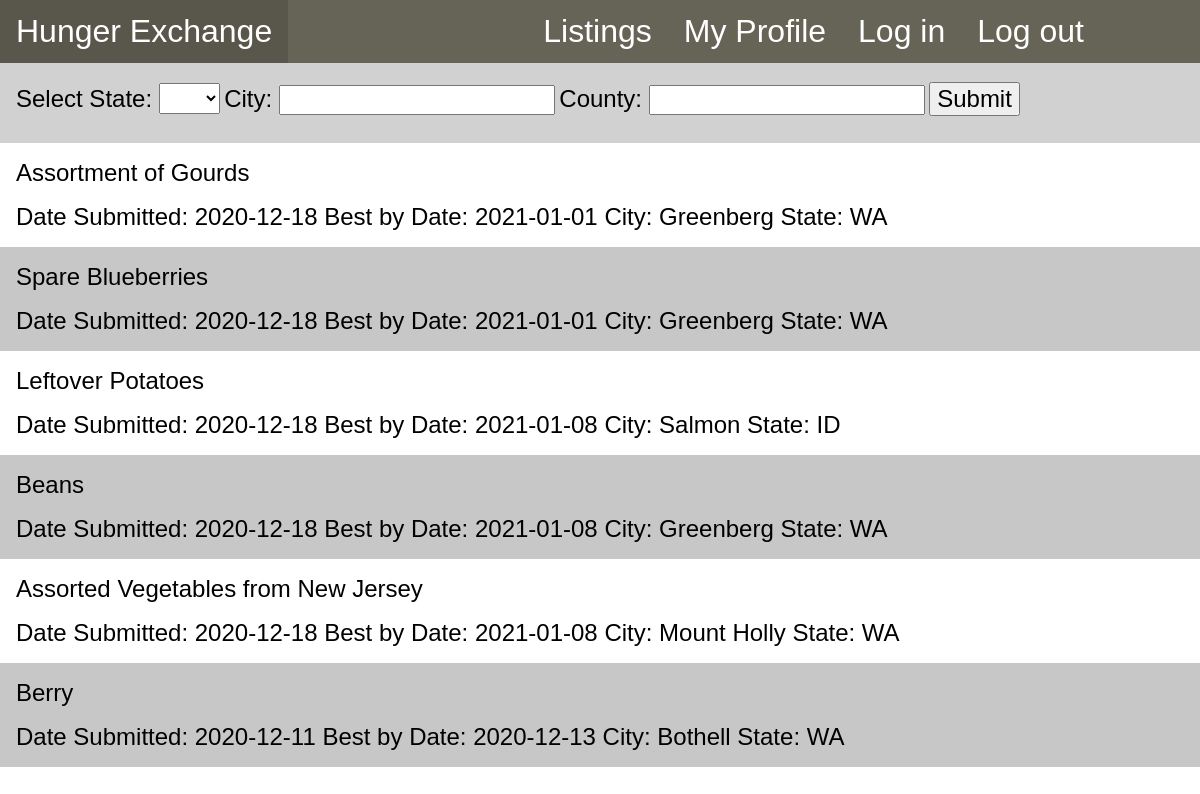
The page /producelist.php on the database its author committed.
### tables this page shows
CREATE TABLE `listing` (
  `idListing` int(11) NOT NULL,
  `listingDesc` text,
  `listingDate` date NOT NULL,
  `bestByDate` date DEFAULT NULL,
  `city` char(255) DEFAULT NULL,
  `county` char(255) DEFAULT NULL,
  `state` char(255) DEFAULT NULL,
  `listingTitle` varchar(255) DEFAULT NULL,
  `address1` varchar(255) DEFAULT NULL,
  `address2` varchar(255) DEFAULT NULL,
  `lsImage` varchar(255) DEFAULT NULL
);

### producelist.php (the view, shortened to what this page needs)
<?php
require_once 'config.inc.php';
 ?>
<head>
  <link rel="stylesheet" href = "listinglist.css">
  <?php
  require_once 'navbar.php';
  ?>
</head>
<body>
  <?php
    $states = array('','AL', 'AK', 'AZ', 'AR', 'CA', 'CO', 'CT', 'DE', 'DC',
  'FL', 'GA', 'HI', 'ID', 'IL', 'IN', 'IA', 'KS', 'KY', 'LA', 'MA', 'MI',
  'MN', 'MS', 'MO', 'MT', 'NM', 'NY', 'NC', 'ND', 'OH','OK', 'OR', 'PA',
  'RI', 'SC', 'SD', 'TN', 'TX', 'UT','VT','VA','WA','WV','WI', 'WY', 'PR');
   ?>
 <div class = "listingfilter">
  <form method = "get" action=<?php echo(htmlspecialchars($_SERVER["PHP_SELF"]));?>>
    <label for="statefilter">Select State: </label><select id="statefilter" name="statefilter">
    <?php foreach ($states as $abr):
      echo('<option value = "'. $abr. '">'. $abr.'</option>');
        endforeach; ?>
     </select>
     <label for="cityfilter">City: </label><input type="text" id="cityfilter" name="cityfilter" maxlength="255">
     <label for="countyfilter">County: </label><input type="text" id="countyfilter" name="countyfilter" maxlength="255">
     <input type='submit' value="Submit">
   </form>
  </div>
  <div class = "listinglist">
   <?php
   $page = 0;
   $state = NULL;
   $city = NULL;
   $county = NULL;
    try{
      $stmt = $conn->stmt_init();
      $query = "SELECT IdListing, listingTitle, listingDate, bestByDate, city, state FROM
	listing WHERE ((state like ?) or (? is null) or (? ='')) AND ((city like ?) or
	(? is null) or (? ='')) AND ((county like ?) or (? is null) or (? ='')) ORDER BY listingDate DESC LIMIT 20 OFFSET ?";
      $stmt->prepare($query);
      $offset = 20 * $page;
      $stmt->bind_param("sssssssssi",$state,$state,$state,$city,$city,$city,$county,$county,$county,$offset);
      $stmt->execute();
      $stmt->bind_result($qlistId,$qlistTitle,$qlistDate,$qBestByDate,$qCity,$state);
      echo "<ul>";
        while($stmt->fetch()){
          echo "<li><a href='listing.php?id=". $qlistId. "'>".$qlistTitle.'</a>'. "   Date Submitted: "
          . $qlistDate."     Best by Date: ". $qBestByDate."   City: ". $qCity."   State: ".$state;
        }
      echo "</ul>";
    }
    catch(mysqli_sql_exception $excep){
      echo "Database error:" . $conn->error;
      throw $excep;
    }
        ?>
  </div>
</body>
</html>

### navbar.php (shortened to what this page needs)
<link rel="stylesheet" href = "navbar.css">
<div class = "navbar">
  <a href="Index.php">Hunger Exchange</a>
  <div class="select-page">
    <a href="producelist.php">Listings</a>
    <a href="profile.php">My Profile</a>
    <a href="login.php">Log in</a>
    <a href="logout.php">Log out</a>
    <p>
   </p>
  </div>
</div>

### listinglist.css (style rules this page uses)
.listingfilter { width: 100vw; height: 10vh; background-color: #d1d1d1; display: flex; }
.listingfilter form { padding: 1.2rem 1rem; }
.listingfilter label { font-size: 1.5rem; }
.listingfilter input[type = "text"] { font-size: 1.3rem; }
.listingfilter input[type = "submit"] { font-size: 1.5rem; }
.listingfilter select { font-size: 1.5rem; }
.listinglist { display: flex; flex-direction: column; }
.listinglist a { color: black; padding-bottom: 1rem; text-align: left; display: block; text-decoration: none; }
.listinglist ul { list-style-type: none; list-style-position: inside; margin: 0; padding: 0; }
.listinglist li { padding: 1rem; font-size: 1.5rem; }
.listinglist li:nth-child(even) { background-color: #c7c7c7; }

### navbar.css (style rules this page uses)
head { margin:0px; }
body { font-family: Arial; margin: 0; padding: 0; background-color: ###ede7ca; }
.navbar { background-color: #666457; overflow: hidden; margin: 0; padding: 0; width: 100vw; border-top: none; }
.navbar a { float:left; display: block; padding:0.4em 0.5em; text-decoration: none; font-size: 2em; color: white; }
.navbar p { float: right; padding-top: 0.5em; padding-right: 1em; text-decoration: none; font-size: 1.25em; color: white; }
.select-page { float:right; margin-right: 5rem; }

### rows shown on the page
listing: listingTitle "Assortment of Gourds", listingDate "2020-12-18", bestByDate "2021-01-01", city "Greenberg", state "WA"
listing: listingTitle "Spare Blueberries", listingDate "2020-12-18", bestByDate "2021-01-01", city "Greenberg", state "WA"
listing: listingTitle "Leftover Potatoes", listingDate "2020-12-18", bestByDate "2021-01-08", city "Salmon", state "ID"
listing: listingTitle "Beans", listingDate "2020-12-18", bestByDate "2021-01-08", city "Greenberg", state "WA"
listing: listingTitle "Assorted Vegetables from New Jersey", listingDate "2020-12-18", bestByDate "2021-01-08", city "Mount Holly", state "WA"
listing: listingTitle "Berry", listingDate "2020-12-11", bestByDate "2020-12-13", city "Bothell", state "WA"
